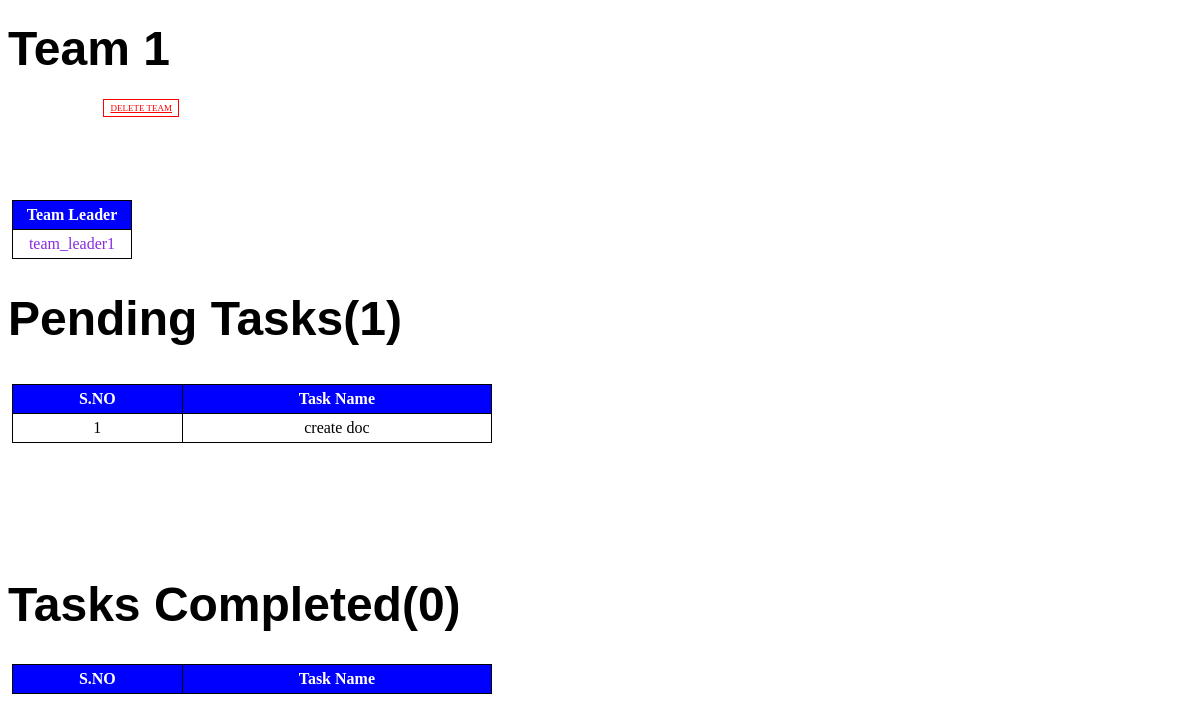
Screenshot of /team_details/3/ with the database file from the repository.
### teamleader/models.py (models this page shows, shortened)
class project(models.Model):
    name = models.CharField(max_length=100)
    is_active = models.BooleanField(default = True)
    date_created = models.DateTimeField(auto_now_add=True)
    no_of_pending_tasks = models.IntegerField(default = 0)
    no_of_tasks_completed = models.IntegerField(default = 0)
    project_teamleader = models.OneToOneField(team_leader,on_delete = models.CASCADE)
    progress = models.IntegerField(default = 0)

class team_leader(models.Model):
    name = models.CharField(max_length=100)
    team_name = models.CharField(max_length=100)
    user_id = models.CharField(max_length=100)
    password = models.CharField(max_length=100)
    email = models.EmailField()
    is_project_created = models.BooleanField(default = False)

class task(models.Model):
    name = models.CharField(max_length=100)
    description = models.TextField(max_length = 500)
    task_of = models.ForeignKey(project,on_delete = models.CASCADE)
    points = models.IntegerField()
    assigned_to = models.ForeignKey(team_member,on_delete = models.CASCADE)
    status = models.IntegerField(default = 0)

### manager/views.py (the view)
# urls.py: path('team_details/<int:pro_id>/',mviews.team_details,name = 'team_details'),
def team_details(request,pro_id):
    pro = project.objects.get(id = pro_id)
    context = {
        'pro': pro,
        'pending_tasks': task.objects.filter(task_of = pro,status = 0),
        'completed_tasks': task.objects.filter(task_of = pro,status = 2)
    }
    return render(request,'manager/Details.html',context)

### manager/templates/manager/Details.html (shortened to what this page needs)
<!doctype html>
<html>
    <head>
        </head>
        <body>
            <h1><font face="Arial" size="33">Team 1</font></h1>
            <a class="Delete" href="{% url 'delete_team' pro.id pro.project_teamleader.id %}">DELETE TEAM</a>
        <table class="table2">
            <tr>
                <th>Team Leader</th>
            </tr>
            <tr>
                <td>{{ pro.project_teamleader.name }}</td>
            </tr>
        </table><br><br><br><br>
        <h1><font class="pending" face="Arial" size="28">Pending Tasks({{ pro.no_of_pending_tasks }})</font></h1>
        <table class="table3">
            <tr>
                <th>S.NO</th>
                <th>Task Name</th>
            </tr>
            {% for task in pending_tasks %}
            <tr>
                <td>{{ forloop.counter }}</td>
                <td>{{ task.name }}</td>
            </tr>
            {% endfor %}
        </table><br><br><br><br><br><br>
        <h1><font class = "completed" face="Arial" size="28">Tasks Completed({{ pro.no_of_tasks_completed }})</font></h1>
        <table class="table4">
            <tr>
                <th>S.NO</th>
                <th>Task Name</th>
            </tr>
        </table><br>
    </body>
</html>

### manager/templates/manager/Details.html (style rules this page uses)
.Delete { position:absolute; background-color:white; right:85%; padding:3px 6px; margin:1px 1px; border:1px solid red; color:red; font:Arial; font-size: 9px; }
table, th,td { border: 1px solid black; text-align:center; font-family:Calibri; }
.table2 { position:absolute; border-collapse: collapse; width:10%; left:1%; top:25%; float:left; }
.table2 th { background-color: blue; padding:5px; color:white; }
.table2 td { padding:5px; text-align:center; color:blueviolet; }
.table3 { position:absolute; border-collapse: collapse; width:40%; top:48%; left:1%; }
.table3 th { background-color: blue; padding:5px; color:white; }
.table3 td { padding:5px; color:black }
.table4 { position:absolute; border-collapse: collapse; width:40%; top:83%; left:1%; }
.table4 th { background-color: blue; padding:5px; color:white; }
.pending { position: relative; top: 100px; }
.completed { position: relative; top: 180px; }

### rows the page displays
project: project_teamleader.name "team_leader1", no_of_pending_tasks "1", no_of_tasks_completed "0"
task: name "create doc"
